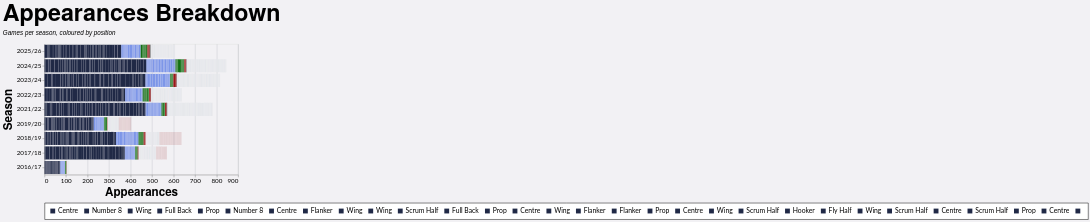

This figure's Vega-Lite source:
### Vega-Lite specification from a JSON file in a GitHub repository (floating-point values rounded to 4 significant figures; data arrays with more than 128 entries replaced by an {"elided": "..."} marker saying what was removed)
{"config": {"axis": {"labelFont": "Lato, sans-serif", "titleFont": "PT Sans Narrow, Helvetica Neue, Helvetica, Arial, sans-serif", "labelFontSize": 13, "titleFontSize": 24, "gridColor": "#202947", "gridOpacity": 0.2}, "header": {"labelFont": "PT Sans Narrow, Helvetica Neue, Helvetica, Arial, sans-serif", "titleFont": "PT Sans Narrow, Helvetica Neue, Helvetica, Arial, sans-serif", "labelFontSize": 24, "titleFontSize": 28, "labelFontWeight": "bold", "orient": "left"}, "legend": {"labelFont": "Lato, sans-serif", "titleFont": "PT Sans Narrow, Helvetica Neue, Helvetica, Arial, sans-serif", "labelFontSize": 14, "titleFontSize": 16, "titlePadding": 5, "fillColor": "white", "strokeColor": "black", "padding": 10, "titleFontWeight": "lighter", "titleFontStyle": "italic", "titleColor": "gray", "offset": 10}, "title": {"font": "PT Sans Narrow, Helvetica Neue, Helvetica, Arial, sans-serif", "fontSize": 48, "fontWeight": "bold", "anchor": "start", "align": "center", "titlePadding": 20, "subtitlePadding": 10, "subtitleFontSize": 13, "subtitleColor": "", "subtitleFontStyle": "italic", "offset": 15, "color": "black"}, "axisX": {"labelAngle": 0}, "facet": {"title": null, "header": null, "align": {"row": "each", "column": "each"}}, "resolve": {"scale": {"y": "independent", "facet": "independent"}}, "background": "#f2f1f4"}, "data": {"name": "data-1879282bd4977c98cc7940880bfdd445"}, "mark": {"type": "bar"}, "encoding": {"color": {"field": "color_key", "legend": {"labelExpr": "split(datum.label, '|||')[1]", "orient": "bottom", "title": null}, "scale": {"domain": {"elided": "832 str values"}, "range": {"elided": "832 str values"}}, "type": "nominal"}, "tooltip": [{"field": "player", "title": "Player", "type": "nominal"}, {"field": "season", "title": "Season", "type": "nominal"}, {"field": "color_value", "title": "Position", "type": "nominal"}, {"aggregate": "sum", "field": "apps", "title": "Appearances", "type": "quantitative"}], "x": {"aggregate": "sum", "field": "apps", "title": "Appearances", "type": "quantitative"}, "y": {"field": "season", "sort": {"field": "season_sort", "op": "max", "order": "descending"}, "title": "Season", "type": "nominal"}}, "height": {"step": 30}, "title": {"text": "Appearances Breakdown", "subtitle": "Games per season, coloured by position"}, "width": 400, "$schema": "https://vega.github.io/schema/vega-lite/v5.20.1.json", "datasets": {"data-1879282bd4977c98cc7940880bfdd445": {"elided": "2562 records"}}}
